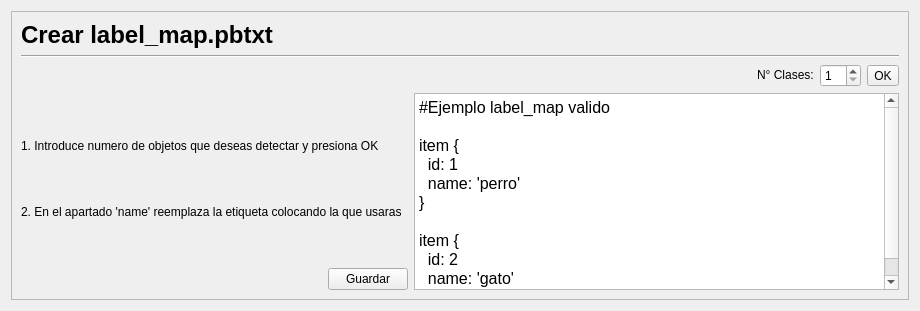
            <widget class="QWidget" name="page_6">
             <property name="geometry">
              <rect>
               <x>0</x>
               <y>0</y>
               <width>920</width>
               <height>311</height>
              </rect>
             </property>
             <attribute name="label">
              <string>Paso 1: label_map</string>
             </attribute>
             <layout class="QGridLayout" name="gridLayout_34">
              <item row="1" column="0">
               <widget class="QFrame" name="frame_19">
                <property name="frameShape">
                 <enum>QFrame::StyledPanel</enum>
                </property>
                <property name="frameShadow">
                 <enum>QFrame::Raised</enum>
                </property>
                <layout class="QGridLayout" name="gridLayout_46">
                 <item row="9" column="2" rowspan="6">
                  <layout class="QGridLayout" name="gridLayout_12">
                   <item row="0" column="0">
                    <widget class="QTextEdit" name="textE_lblmap">
                     <property name="sizePolicy">
                      <sizepolicy hsizetype="MinimumExpanding" vsizetype="Expanding">
                       <horstretch>0</horstretch>
                       <verstretch>0</verstretch>
                      </sizepolicy>
                     </property>
                     <property name="minimumSize">
                      <size>
                       <width>0</width>
                       <height>0</height>
                      </size>
                     </property>
                     <property name="font">
                      <font>
                       <pointsize>13</pointsize>
                      </font>
                     </property>
                     <property name="html">
                      <string>&lt;!DOCTYPE HTML PUBLIC &quot;-//W3C//DTD HTML 4.0//EN&quot; &quot;http://www.w3.org/TR/REC-html40/strict.dtd&quot;&gt;
&lt;html&gt;&lt;head&gt;&lt;meta name=&quot;qrichtext&quot; content=&quot;1&quot; /&gt;&lt;style type=&quot;text/css&quot;&gt;
p, li { white-space: pre-wrap; }
&lt;/style&gt;&lt;/head&gt;&lt;body style=&quot; font-family:'Sans Serif'; font-size:13pt; font-weight:400; font-style:normal;&quot;&gt;
&lt;p style=&quot; margin-top:0px; margin-bottom:0px; margin-left:0px; margin-right:0px; -qt-block-indent:0; text-indent:0px;&quot;&gt;&lt;span style=&quot; font-size:12pt;&quot;&gt;#Ejemplo label_map valido&lt;/span&gt;&lt;/p&gt;
&lt;p style=&quot;-qt-paragraph-type:empty; margin-top:0px; margin-bottom:0px; margin-left:0px; margin-right:0px; -qt-block-indent:0; text-indent:0px; font-size:12pt;&quot;&gt;&lt;br /&gt;&lt;/p&gt;
&lt;p style=&quot; margin-top:0px; margin-bottom:0px; margin-left:0px; margin-right:0px; -qt-block-indent:0; text-indent:0px;&quot;&gt;&lt;span style=&quot; font-family:'Ubuntu'; font-size:12pt;&quot;&gt;item {&lt;/span&gt;&lt;/p&gt;
&lt;p style=&quot; margin-top:0px; margin-bottom:0px; margin-left:0px; margin-right:0px; -qt-block-indent:0; text-indent:0px;&quot;&gt;&lt;span style=&quot; font-family:'Ubuntu'; font-size:12pt;&quot;&gt;  id: 1&lt;/span&gt;&lt;/p&gt;
&lt;p style=&quot; margin-top:0px; margin-bottom:0px; margin-left:0px; margin-right:0px; -qt-block-indent:0; text-indent:0px;&quot;&gt;&lt;span style=&quot; font-family:'Ubuntu'; font-size:12pt;&quot;&gt;  name: 'perro'&lt;/span&gt;&lt;/p&gt;
&lt;p style=&quot; margin-top:0px; margin-bottom:0px; margin-left:0px; margin-right:0px; -qt-block-indent:0; text-indent:0px;&quot;&gt;&lt;span style=&quot; font-family:'Ubuntu'; font-size:12pt;&quot;&gt;}&lt;/span&gt;&lt;/p&gt;
&lt;p style=&quot;-qt-paragraph-type:empty; margin-top:0px; margin-bottom:0px; margin-left:0px; margin-right:0px; -qt-block-indent:0; text-indent:0px; font-family:'Ubuntu'; font-size:12pt;&quot;&gt;&lt;br /&gt;&lt;/p&gt;
&lt;p style=&quot; margin-top:0px; margin-bottom:0px; margin-left:0px; margin-right:0px; -qt-block-indent:0; text-indent:0px;&quot;&gt;&lt;span style=&quot; font-family:'Ubuntu'; font-size:12pt;&quot;&gt;item {&lt;/span&gt;&lt;/p&gt;
&lt;p style=&quot; margin-top:0px; margin-bottom:0px; margin-left:0px; margin-right:0px; -qt-block-indent:0; text-indent:0px;&quot;&gt;&lt;span style=&quot; font-family:'Ubuntu'; font-size:12pt;&quot;&gt;  id: 2&lt;/span&gt;&lt;/p&gt;
&lt;p style=&quot; margin-top:0px; margin-bottom:0px; margin-left:0px; margin-right:0px; -qt-block-indent:0; text-indent:0px;&quot;&gt;&lt;span style=&quot; font-family:'Ubuntu'; font-size:12pt;&quot;&gt;  name: 'gato'&lt;/span&gt;&lt;/p&gt;
&lt;p style=&quot; margin-top:0px; margin-bottom:0px; margin-left:0px; margin-right:0px; -qt-block-indent:0; text-indent:0px;&quot;&gt;&lt;span style=&quot; font-family:'Ubuntu'; font-size:12pt;&quot;&gt;}&lt;/span&gt;&lt;/p&gt;&lt;/body&gt;&lt;/html&gt;</string>
                     </property>
                    </widget>
                   </item>
                  </layout>
                 </item>
                 <item row="5" column="2">
                  <layout class="QHBoxLayout" name="horizontalLayout_6">
                   <item>
                    <spacer name="horizontalSpacer_24">
                     <property name="orientation">
                      <enum>Qt::Horizontal</enum>
                     </property>
                     <property name="sizeHint" stdset="0">
                      <size>
                       <width>40</width>
                       <height>20</height>
                      </size>
                     </property>
                    </spacer>
                   </item>
                   <item>
                    <widget class="QLabel" name="label_48">
                     <property name="sizePolicy">
                      <sizepolicy hsizetype="Preferred" vsizetype="Fixed">
                       <horstretch>0</horstretch>
                       <verstretch>0</verstretch>
                      </sizepolicy>
                     </property>
                     <property name="text">
                      <string>&lt;html&gt;&lt;head/&gt;&lt;body&gt;&lt;p&gt;N° Clases:&lt;/p&gt;&lt;/body&gt;&lt;/html&gt;</string>
                     </property>
                    </widget>
                   </item>
                   <item>
                    <widget class="QSpinBox" name="spinBox">
                     <property name="minimum">
                      <number>1</number>
                     </property>
                    </widget>
                   </item>
                   <item>
                    <widget class="QToolButton" name="tb_OK_clases">
                     <property name="text">
                      <string>OK</string>
                     </property>
                    </widget>
                   </item>
                  </layout>
                 </item>
                 <item row="10" column="0">
                  <widget class="QLabel" name="label_50">
                   <property name="text">
                    <string>&lt;html&gt;&lt;head/&gt;&lt;body&gt;&lt;p&gt;1. Introduce numero de objetos que deseas detectar y presiona OK&lt;/p&gt;&lt;p&gt;&lt;br/&gt;&lt;/p&gt;&lt;p&gt;2. En el apartado 'name' reemplaza la etiqueta colocando la que usaras&lt;/p&gt;&lt;/body&gt;&lt;/html&gt;</string>
                   </property>
                  </widget>
                 </item>
                 <item row="3" column="0">
                  <widget class="QLabel" name="label_49">
                   <property name="sizePolicy">
                    <sizepolicy hsizetype="Preferred" vsizetype="Fixed">
                     <horstretch>0</horstretch>
                     <verstretch>0</verstretch>
                    </sizepolicy>
                   </property>
                   <property name="text">
                    <string>&lt;html&gt;&lt;head/&gt;&lt;body&gt;&lt;p&gt;&lt;span style=&quot; font-size:18pt; font-weight:600;&quot;&gt;Crear label_map.pbtxt&lt;/span&gt;&lt;/p&gt;&lt;/body&gt;&lt;/html&gt;</string>
                   </property>
                  </widget>
                 </item>
                 <item row="9" column="0">
                  <spacer name="verticalSpacer_25">
                   <property name="orientation">
                    <enum>Qt::Vertical</enum>
                   </property>
                   <property name="sizeType">
                    <enum>QSizePolicy::Fixed</enum>
                   </property>
                   <property name="sizeHint" stdset="0">
                    <size>
                     <width>20</width>
                     <height>40</height>
                    </size>
                   </property>
                  </spacer>
                 </item>
                 <item row="4" column="0" colspan="3">
                  <widget class="Line" name="line_18">
                   <property name="orientation">
                    <enum>Qt::Horizontal</enum>
                   </property>
                  </widget>
                 </item>
                 <item row="14" column="0" colspan="2">
                  <layout class="QHBoxLayout" name="horizontalLayout_2">
                   <item>
                    <spacer name="horizontalSpacer_5">
                     <property name="orientation">
                      <enum>Qt::Horizontal</enum>
                     </property>
                     <property name="sizeHint" stdset="0">
                      <size>
                       <width>40</width>
                       <height>20</height>
                      </size>
                     </property>
                    </spacer>
                   </item>
                   <item>
                    <widget class="QPushButton" name="b_lbl_map">
                     <property name="sizePolicy">
                      <sizepolicy hsizetype="Fixed" vsizetype="Fixed">
                       <horstretch>0</horstretch>
                       <verstretch>0</verstretch>
                      </sizepolicy>
                     </property>
                     <property name="text">
                      <string>Guardar</string>
                     </property>
                    </widget>
                   </item>
                  </layout>
                 </item>
                </layout>
               </widget>
              </item>
             </layout>
            </widget>
